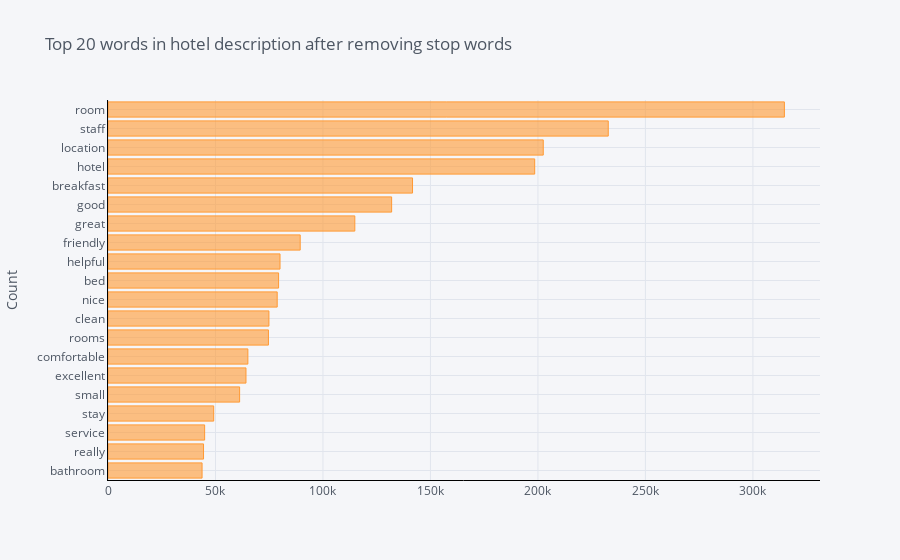

The notebook cell saved with this chart:
### Markdown cell above
### With Stopwords

### Code cell
common_words = get_top_n_words_with_stop_words(hotel_review['review_text'], 20,y=(1,1))
df2 = pd.DataFrame(common_words, columns = ['review_text' , 'count'])
df2.groupby('review_text').sum()['count'].sort_values().iplot(kind='barh', yTitle='Count', linecolor='black', title='Top 20 words in hotel description after removing stop words')

### Figure 1 — Plotly figure (JSON) as saved in the notebook; plotly's stock layout.template omitted (floating-point values rounded to 4 significant figures)
{"data": [{"marker": {"color": "rgba(255, 153, 51, 0.6)", "line": {"color": "rgba(255, 153, 51, 1.0)", "width": 1}}, "name": "count", "orientation": "h", "text": "", "type": "bar", "x": [43762, 44439, 44951, 49167, 61223, 64187, 65064, 74638, 74860, 78707, 79356, 80025, 89412, 114819, 131948, 141658, 198490, 202475, 232715, 314653], "y": ["bathroom", "really", "service", "stay", "small", "excellent", "comfortable", "rooms", "clean", "nice", "bed", "helpful", "friendly", "great", "good", "breakfast", "hotel", "location", "staff", "room"]}], "layout": {"legend": {"bgcolor": "#F5F6F9", "font": {"color": "#4D5663"}}, "paper_bgcolor": "#F5F6F9", "plot_bgcolor": "#F5F6F9", "title": {"font": {"color": "#4D5663"}, "text": "Top 20 words in hotel description after removing stop words"}, "xaxis": {"gridcolor": "#E1E5ED", "linecolor": "black", "showgrid": true, "tickfont": {"color": "#4D5663"}, "title": {"font": {"color": "#4D5663"}, "text": ""}, "zerolinecolor": "#E1E5ED"}, "yaxis": {"gridcolor": "#E1E5ED", "linecolor": "black", "showgrid": true, "tickfont": {"color": "#4D5663"}, "title": {"font": {"color": "#4D5663"}, "text": "Count"}, "zerolinecolor": "#E1E5ED"}}}
